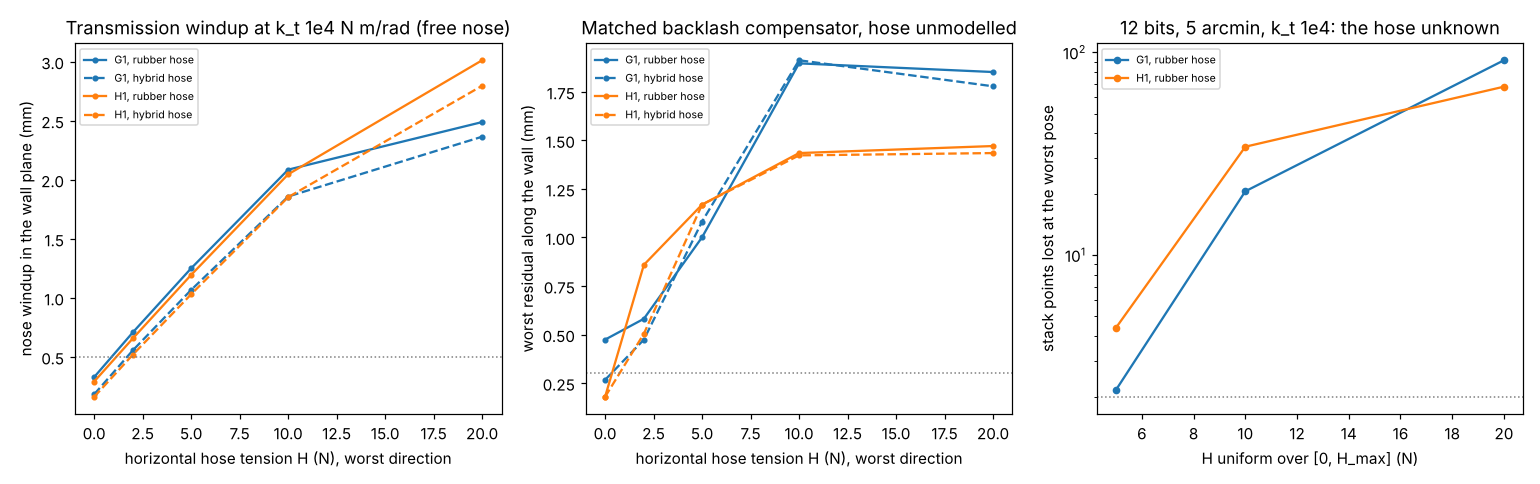

Here is the Python script that generated this plot:
"""Figure for milestone 35: python experiments/m35_hose/figure.py (reads results.json)."""
import json
import os

import matplotlib
matplotlib.use("Agg")
import matplotlib.pyplot as plt  # noqa: E402

HERE = os.path.dirname(os.path.abspath(__file__))
R = json.load(open(os.path.join(HERE, "results.json")))
MM = 1e-3

fig, axes = plt.subplots(1, 3, figsize=(14, 4.4))
ax = axes[0]
for j, n in enumerate(("g1", "h1")):
    for hose, ls in (("rubber", "-"), ("hybrid", "--")):
        rows = [x for x in R["B"] if x["robot"] == n and x["hose"] == hose]
        ax.plot([x["H"] for x in rows], [x["worst"]["10000.0"][0] for x in rows], "o" + ls, color=f"C{j}", ms=3,
                label=f"{n.upper()}, {hose} hose")
ax.axhline(0.5, color="0.5", ls=":", lw=1)
ax.set(xlabel="horizontal hose tension H (N), worst direction", ylabel="nose windup in the wall plane (mm)",
       title="Transmission windup at k_t 1e4 N m/rad (free nose)")
ax.legend(fontsize=7)

ax = axes[1]
for j, n in enumerate(("g1", "h1")):
    for hose, ls in (("rubber", "-"), ("hybrid", "--")):
        rows = [x for x in R["C"] if x["robot"] == n and x["hose"] == hose and "y" in x]
        ax.plot([x["H"] for x in rows], [abs(x["y"]) / MM for x in rows], "o" + ls, color=f"C{j}", ms=3,
                label=f"{n.upper()}, {hose} hose")
ax.axhline(0.3, color="0.5", ls=":", lw=1)
ax.set(xlabel="horizontal hose tension H (N), worst direction",
       ylabel="worst residual along the wall (mm)", title="Matched backlash compensator, hose unmodelled")
ax.legend(fontsize=7)

ax = axes[2]
for j, n in enumerate(("g1", "h1")):
    rows = [x for x in R["D"] if x["robot"] == n]
    ax.plot([x["H_max"] for x in rows], [100 * x["worst_loss"] for x in rows], "o-", color=f"C{j}", ms=4,
            label=f"{n.upper()}, rubber hose")
ax.axhline(2, color="0.5", ls=":", lw=1)
ax.set(yscale="log", xlabel="H uniform over [0, H_max] (N)", ylabel="stack points lost at the worst pose",
       title="12 bits, 5 arcmin, k_t 1e4: the hose unknown")
ax.legend(fontsize=7)
fig.tight_layout()
fig.savefig(os.path.join(HERE, "figure.png"), dpi=110)
print("wrote figure.png")
